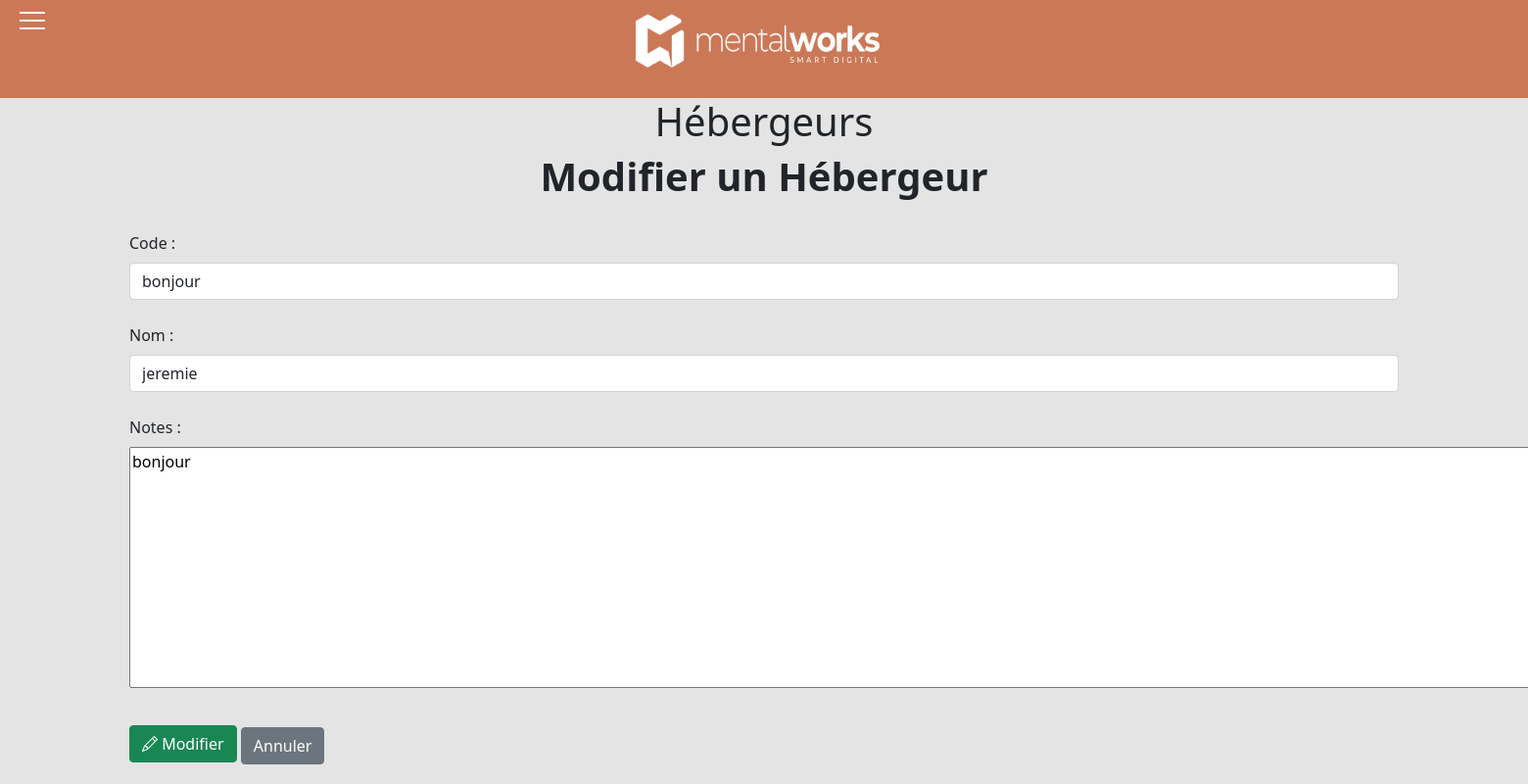
/Host/UpdateHost.php?id=1, run on the app's committed database.
### tables this page shows
CREATE TABLE `host` (
  `id` int(11) NOT NULL,
  `code` varchar(255) DEFAULT NULL,
  `name` varchar(255) DEFAULT NULL,
  `notes` varchar(1000) DEFAULT NULL
);

### src/Autoloader.php (called while the page is built, shortened)
<?php
class Autoloader{
    public static function register(){
        spl_autoload_register(function ($class){
            $file = str_replace('\\', DIRECTORY_SEPARATOR, $class).'.php';
            return false;
        });
    }
}

### src/Validators/Validator.php (called while the page is built, shortened)
<?php
abstract class Validator{
    public static function trimData(string $data): string{
        $data = trim($data);
        $data = stripslashes($data);
        $data = htmlspecialchars($data);
        return $data;
    }
}

### src/Repository/HostRepository.php (called while the page is built, shortened)
<?php
class HostRepository
{
    public static function selectHost(Host $myHost): Host {
        $co = new Connection();
        $co->connectionBDD();
        $statement = $co->prepare("SELECT code, name, notes from host WHERE id = ?");
        $statement->execute(array($myHost->getId()));
        $item = $statement->fetch();
        $myHost->setCode($item['code']);
        $myHost->setNotes($item['notes']);
        $myHost->setName($item['name']);
        return $myHost;
    }
}

### src/Connection/Connection.php (called while the page is built, shortened)
<?php
class Connection{
    protected $server="localhost";
    protected $dbName="environgestion";
    protected $user="root";
    protected $pass="";
    private $co;
    public function connectionBDD(){
        $dsn = "mysql:host=" . $this->server ."; charset=utf8; dbname=" . $this->dbName;
        $this->co = new PDO($dsn, $this->user, $this->pass);
        $this->co->setAttribute(PDO::ATTR_ERRMODE, PDO::ERRMODE_EXCEPTION);
    }
    public function deconnectionBDD(){
        $var = NULL;
        return $var;
    }
    public function __call($name, array $arguments) {
        if(method_exists($this->co, $name)){
            try{
                return call_user_func_array(array(&$this->co, $name), $arguments);
            }
            catch(Exception $e){
                throw new Exception('Erreur: "'.$name.'" nexiste pas.');
            }
         }
     }
}

### src/Classes/Host.php (called while the page is built, shortened)
<?php
class Host implements AllInterface{
    public function __construct(int $id, string $code, string $name, string $notes){
        $this->id = $id;
    }
}
?>

### src/Traits/HasId.php (called while the page is built, shortened)
<?php
trait HasId{
    private int $id;
    public function getId () : int{
        return $this -> id;
    }
}

### src/Traits/HasCode.php (called while the page is built, shortened)
<?php
trait HasCode{
    private string $code;
    public function getCode () : string{
        return $this ->code;
    }
    public function setCode (string $code): void{
        $this->code = $code;
    }
}

### src/Traits/HasName.php (called while the page is built, shortened)
<?php
trait HasName{
    private string $name;
    public function getName () : string{
        return $this ->name;
    }
    public function setName (string $name): void{
        $this->name = $name;
    }
}

### src/Traits/HasNotes.php (called while the page is built, shortened)
<?php
trait HasNotes{
    private string $notes;
    public function getNotes () : string{
        return $this ->notes;
    }
    public function setNotes (string $notes): void{
        $this->notes = $notes;
    }
}

### Host/UpdateHost.php (the view, shortened to what this page needs)
<?php
    require '../src/Autoloader.php';
    if(!empty($_GET['id']))
    {
        $id = HostValidator::trimData($_GET['id']);
    }
    else{
        header("Location: Host.php");
    }
    $myHost = new Host($id,"","","");
    if(!empty($_POST)) {
        $myHost->setCode(HostValidator::slugifyData($_POST['code']));
        $myHost->setName(HostValidator::trimData($_POST['name']));
        $myHost->setNotes(HostValidator::trimData($_POST['notes']));
        $myArray = HostValidator::validateHost($myHost);
        if ($myArray['isSuccess'] == 0){
            HostRepository::updateHost($myHost);
            header("Location: Host.php");
        }
    }
    else{
        $myHost = HostRepository::selectHost($myHost);
    }
?>
<!DOCTYPE html>
<html>
    <head>
        <link href="https://cdn.jsdelivr.net/npm/bootstrap@5.1.1/dist/css/bootstrap.min.css" rel="stylesheet">
        <link rel="stylesheet" href="https://cdn.jsdelivr.net/npm/bootstrap-icons@1.5.0/font/bootstrap-icons.css">
        <link rel="stylesheet" href="https://use.fontawesome.com/releases/v5.7.0/css/all.css"
>
        <link rel="stylesheet" href="../CSS/Style.css">
    </head>
    <body>
    <?php include '../Layout/Menu.php'; ?>
        <h1 class="text-logo"> Hébergeurs </h1>
        <div class="container admin">
            <div class="row">
                <h1><strong>Modifier un Hébergeur</strong></h1>
                <br>
                <form class="form" role="form" method="post">
                    <br>
                    <div>
                        <label class="form-label" for="code">Code :</label>
                        <input type="text" class="form-control" id="code" name="code" placeholder="Insérer un code pour le Client" value="<?php echo $myHost->getCode();?>">
                    </div>
                    <br>
                    <div>
                        <label class="form-label" for="name">Nom :</label>
                        <input type="text " class="form-control" id="name" name="name" placeholder="Insérer un nom pour le Client" value="<?php echo $myHost->getName();?>">
                    </div>
                    <br>
                    <div>
                    <label class="form-label" for="notes">Notes :</label>
                        <textarea id="notes" name="notes" placeholder="Notes" rows="10" cols="173"><?php echo $myHost->getNotes();?></textarea>
                    </div>
                    <br>
                    <div class="form-actions">
                        <button type="submit" class="btn btn-success"><span class="bi-pencil"></span> Modifier</button>
                        <a class="btn btn-secondary" href="Host.php"> Annuler </a>
                    </div>
                </form>
            </div>
        </div>
    </body>
</html>

### CSS/Style.css (style rules this page uses)
body { position: relative; margin: 0; background-color: #e4e4e4; }
a { color: black; text-decoration: none; font-size: 15px; margin-top: 10px; margin-bottom: 5px; border-bottom: 2px solid #e4e4e4; border-radius: 20px; padding: 10px; }
h1 { display: flex; justify-content: center; }

### data on the page
host: code "bonjour", name "jeremie", notes "bonjour"
